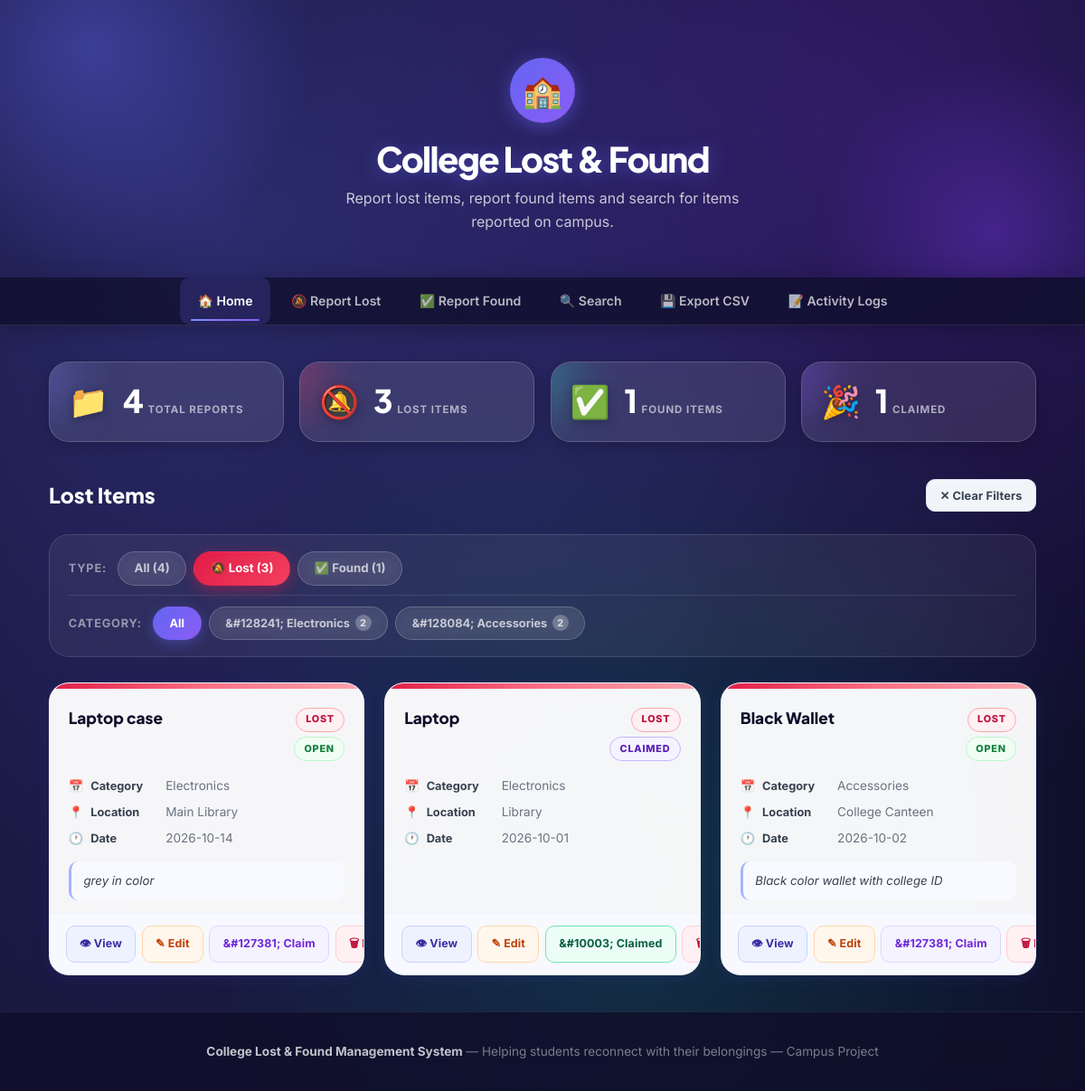
/?filter=Lost, run on the app's committed database.
### tables this page shows
CREATE TABLE items (
            id INTEGER PRIMARY KEY AUTOINCREMENT,
            item_type TEXT NOT NULL,
            item_name TEXT NOT NULL,
            category TEXT NOT NULL,
            location TEXT NOT NULL,
            date TEXT NOT NULL,
            description TEXT
        , contact TEXT, status TEXT NOT NULL DEFAULT 'Open');

### app.py (the view)
@app.route("/")
def home():
    filter_type     = request.args.get("filter",   "All")
    filter_category = request.args.get("category", "All")
    conn = None
    try:                                            # EXCEPTION HANDLING
        conn = get_db_connection()
        conditions, params = [], []
        if filter_type in ("Lost", "Found"):
            conditions.append("item_type = ?")
            params.append(filter_type)
        if filter_category != "All" and filter_category in CATEGORIES:
            conditions.append("category = ?")
            params.append(filter_category)
        where  = ("WHERE " + " AND ".join(conditions)) if conditions else ""
        items  = conn.execute(f"SELECT * FROM items {where} ORDER BY id DESC", params).fetchall()
        total   = conn.execute("SELECT COUNT(*) FROM items").fetchone()[0]
        lost    = conn.execute("SELECT COUNT(*) FROM items WHERE item_type='Lost'").fetchone()[0]
        found   = conn.execute("SELECT COUNT(*) FROM items WHERE item_type='Found'").fetchone()[0]
        claimed = conn.execute("SELECT COUNT(*) FROM items WHERE status='Claimed'").fetchone()[0]
        cat_counts = {}
        for cat in CATEGORIES:
            cat_counts[cat] = conn.execute(
                "SELECT COUNT(*) FROM items WHERE category=?", (cat,)
            ).fetchone()[0]
        stats = {"total": total, "lost": lost, "found": found, "claimed": claimed}
        return render_template("index.html", items=items, stats=stats,
                               filter_type=filter_type, filter_category=filter_category,
                               categories=CATEGORIES, cat_counts=cat_counts)
    except Exception as e:                          # EXCEPTION HANDLING
        flash(f"Error loading items: {str(e)}", "error")
        return render_template("index.html", items=[], stats={},
                               filter_type="All", filter_category="All",
                               categories=CATEGORIES, cat_counts={})
    finally:                                        # EXCEPTION HANDLING
        if conn:
            conn.close()

### app.py (called while the page is built)
def get_db_connection():
    conn = sqlite3.connect("database.db")
    conn.row_factory = sqlite3.Row
    return conn

### templates/index.html (shortened to what this page needs)
{% extends "base.html" %}
{% block content %}
<div class="stats-grid">
    <div class="stat-card total">
        <div class="stat-icon">&#128193;</div>
        <div class="stat-info">
            <span class="stat-num">{{ stats.total }}</span>
            <span class="stat-label">Total Reports</span>
        </div>
    </div>
    <div class="stat-card lost-s">
        <div class="stat-icon">&#128277;</div>
        <div class="stat-info">
            <span class="stat-num">{{ stats.lost }}</span>
            <span class="stat-label">Lost Items</span>
        </div>
    </div>
    <div class="stat-card found-s">
        <div class="stat-icon">&#9989;</div>
        <div class="stat-info">
            <span class="stat-num">{{ stats.found }}</span>
            <span class="stat-label">Found Items</span>
        </div>
    </div>
    <div class="stat-card claimed-s">
        <div class="stat-icon">&#127881;</div>
        <div class="stat-info">
            <span class="stat-num">{{ stats.claimed }}</span>
            <span class="stat-label">Claimed</span>
        </div>
    </div>
</div>
<div class="page-header">
    <h2 class="page-title">
        {% if filter_category != 'All' %}
            {{ filter_category }} Items
        {% elif filter_type != 'All' %}
            {{ filter_type }} Items
        {% else %}
            All Reported Items
        {% endif %}
    </h2>
    {% if filter_type != 'All' or filter_category != 'All' %}
        <a href="{{ url_for('home') }}" class="btn btn-secondary" style="font-size:0.8rem; padding:0.4rem 0.9rem;">&#10005; Clear Filters</a>
    {% endif %}
</div>
<div class="filter-section">
    <div class="filter-bar">
        <span class="filter-label">Type:</span>
        <a href="{{ url_for('home', category=filter_category if filter_category != 'All' else None) }}"
           class="filter-btn {{ 'active-all' if filter_type == 'All' }}">All ({{ stats.total }})</a>
        <a href="{{ url_for('home', filter='Lost', category=filter_category if filter_category != 'All' else None) }}"
           class="filter-btn {{ 'active-lost' if filter_type == 'Lost' }}">&#128277; Lost ({{ stats.lost }})</a>
        <a href="{{ url_for('home', filter='Found', category=filter_category if filter_category != 'All' else None) }}"
           class="filter-btn {{ 'active-found' if filter_type == 'Found' }}">&#9989; Found ({{ stats.found }})</a>
    </div>
    <div class="filter-bar category-filter-bar">
        <span class="filter-label">Category:</span>
        {% set cat_icons = {
            'Electronics': '&#128241;',
            'Books':       '&#128218;',
            'Documents':   '&#128196;',
            'Accessories': '&#128084;',
            'Clothing':    '&#128085;',
            'ID Card':     '&#128100;',
            'Keys':        '&#128273;',
            'Other':       '&#128230;'
        } %}
        <a href="{{ url_for('home', filter=filter_type if filter_type != 'All' else None) }}"
           class="filter-btn cat-btn {{ 'cat-active' if filter_category == 'All' }}">All</a>
        {% for cat in categories %}
            {% if cat_counts[cat] > 0 %}
                <a href="{{ url_for('home', category=cat, filter=filter_type if filter_type != 'All' else None) }}"
                   class="filter-btn cat-btn {{ 'cat-active' if filter_category == cat }}">
                    {{ cat_icons[cat] }} {{ cat }}
                    <span class="cat-count">{{ cat_counts[cat] }}</span>
                </a>
            {% endif %}
        {% endfor %}
    </div>
</div>
{% if items %}
    <div class="items-grid">
        {% for item in items %}
            <div class="item-card {{ 'lost-card' if item['item_type'] == 'Lost' else 'found-card' }}">
                <div class="card-strip {{ 'lost' if item['item_type'] == 'Lost' else 'found' }}"></div>
                <div class="card-body">
                    <div class="card-header-row">
                        <h3 class="item-title">{{ item['item_name'] }}</h3>
                        <div class="badge-group">
                            <span class="badge {{ 'badge-lost' if item['item_type'] == 'Lost' else 'badge-found' }}">
                                {{ item['item_type'] }}
                            </span>
                            <span class="badge {{ 'badge-claimed' if item['status'] == 'Claimed' else 'badge-open' }}">
                                {{ item['status'] }}
                            </span>
                        </div>
                    </div>
                    <div class="item-meta">
                        <div class="meta-row">
                            <span class="meta-icon">&#128197;</span>
                            <span class="meta-label">Category</span>
                            <span class="meta-value">{{ item['category'] }}</span>
                        </div>
                        <div class="meta-row">
                            <span class="meta-icon">&#128205;</span>
                            <span class="meta-label">Location</span>
                            <span class="meta-value">{{ item['location'] }}</span>
                        </div>
                        <div class="meta-row">
                            <span class="meta-icon">&#128336;</span>
                            <span class="meta-label">Date</span>
                            <span class="meta-value">{{ item['date'] }}</span>
                        </div>
                    </div>
                    {% if item['description'] %}
                        <div class="card-description">{{ item['description'] }}</div>
                    {% endif %}
                </div>
                <div class="card-actions">
                    <a href="{{ url_for('item_detail', id=item['id']) }}" class="btn btn-detail">&#128065; View</a>
                    <a href="{{ url_for('edit', id=item['id']) }}"        class="btn btn-edit">&#9998; Edit</a>
                    <a href="{{ url_for('mark_claimed', id=item['id']) }}" class="btn btn-claim {{ 'claimed' if item['status'] == 'Claimed' }}">
                        {{ '&#10003; Claimed' if item['status'] == 'Claimed' else '&#127381; Claim' }}
                    </a>
                    <a href="{{ url_for('delete', id=item['id']) }}" class="btn btn-delete"
                       onclick="return confirm('Delete this report permanently?')">&#128465; Delete</a>
                </div>
            </div>
        {% endfor %}
    </div>
{% endif %}
{% endblock %}

### data on the page
items: item_name "Laptop case", item_type "LOST", status "OPEN", category "Electronics", location "Main Library", date "2026-10-14", description "grey in color", status "&#127381; Claim"
items: item_name "Laptop", item_type "LOST", status "CLAIMED", category "Electronics", location "Library", date "2026-10-01", status "&#10003; Claimed"
items: item_name "Black Wallet", item_type "LOST", status "OPEN", category "Accessories", location "College Canteen", date "2026-10-02", description "Black color wallet with college ID", status "&#127381; Claim"

### other printed values
{{ stats.total }} "4"
{{ stats.lost }} "3"
{{ stats.found }} "1"
{{ stats.claimed }} "1"
{{ filter_type }} "Lost"
{{ cat_icons[cat] }} "&#128241;" "&#128084;"
{{ cat }} "Electronics" "Accessories"
{{ cat_counts[cat] }} "2" "2"
